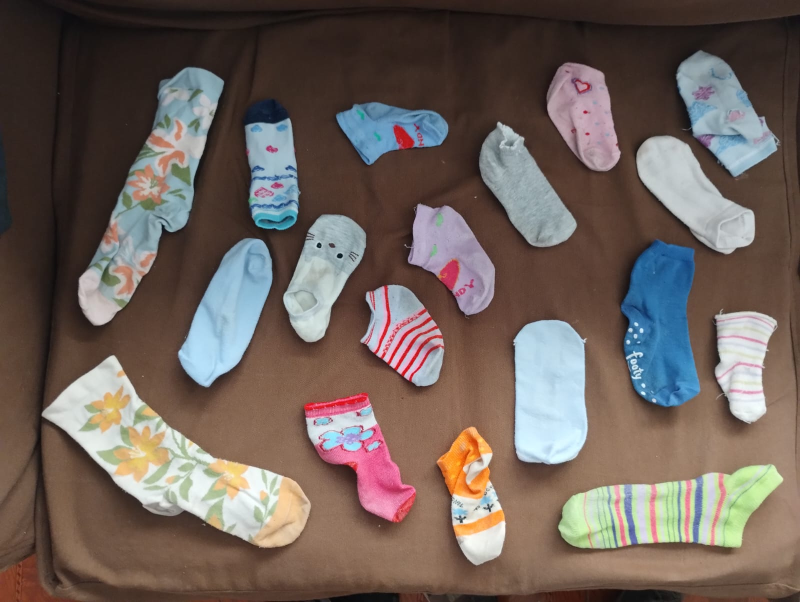
#> input picture initial_annotation/images/943b28cf-socks1.jpeg, 1600 x 1204 px, given in place of bg1.jpg, which was not available (shown at 1/2 size)
$ jupyter execute --allow-errors dataset_augmentation.ipynb   (text cells are left out)
#> lines starting #> are read from the running program, lines starting #| are printed output that depends on the picture; after the words box and inside, x2 and y2 are one past the last pixel; in counts of white or black regions, pixels touching at a corner belong together; pictures that were not available may be replaced by others from this repository, and a replacement may not be noted
[cell 1]
import zipfile
import os

# Path to the zip file and the extraction directory
zip_file_path = 'initial_annotation.zip'
extract_dir = 'initial_annotation'

# Extract the zip file
#> (the rest of this cell did not finish here and is left out)

[cell 2]
import json

# Path to the annotations file
annotations_file = os.path.join(extract_dir, 'result.json')

# Load the annotations
with open(annotations_file, 'r') as f:
#> (reads initial_annotation/result.json from the repository)
#> in crop_and_paste, background_image is the input picture: PIL image 1600x1204 RGB; mean R, G, B 111, 97.6, 91.1
    coco_annotations = json.load(f)

print("Annotations loaded!")

[cell 3]
import os
import json
import numpy as np
from PIL import Image, ImageDraw
import matplotlib.pyplot as plt
from typing import Union


def create_mask(segmentation, width, height):
#> called with width = 1600, height = 1204
    mask = Image.new('L', (width, height), 0)
#> mask: PIL image 1600x1204 L; every value is 0
    for polygon in segmentation:
        ImageDraw.Draw(mask).polygon(polygon, outline=1, fill=1)
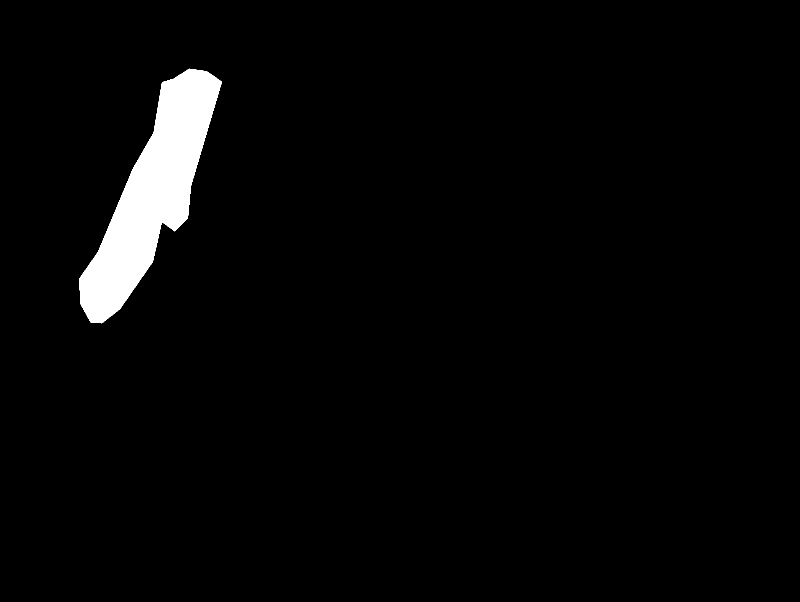
#> mask: PIL image 1600x1204 L (shown at 1/2 size); values 0 (black) and 1 (white), 3% white; 1 white region, box (x1, y1, x2, y2) and area: (159, 137, 444, 647) 57339
    return mask

def crop_and_paste(coco_annotations, image_dir, background_image_path, output_dir, scale: float = 0.1,
                   loc: tuple[float, float] = (0., 0.), output_size: tuple[int, int] = (300, 300),
                   offset_callback: callable = lambda: (100, 100),
                   aug_idx: int = 0):
    # Ensure the output directory exists
    os.makedirs(output_dir, exist_ok=True)

    # Load the background image
    background_image = Image.open(background_image_path)

    # Loop over each annotation
    for i_ann, annotation in enumerate(coco_annotations['annotations']):
        # Load the image
        image_info = next(image for image in coco_annotations['images'] if image['id'] == annotation['image_id'])
        image_path = os.path.join(image_dir, image_info['file_name'])
        image = Image.open(image_path)
        # plt.figure()
        # plt.imshow(np.array(image))
        # plt.show()

        # Create a mask from the segmentation data
        segmentation = annotation['segmentation']
        width, height = image_info['width'], image_info['height']
        mask = create_mask(segmentation, width, height)
        # plt.figure()
        # plt.imshow(np.array(mask))
        # plt.show()

        # Apply the mask to the image to get the cropped object
        image_array = np.array(image)
        mask_array = np.array(mask)
        cropped_image_array = np.zeros_like(image_array)
        for i in range(3):  # For each color channel
            cropped_image_array[:, :, i] = image_array[:, :, i] * mask_array
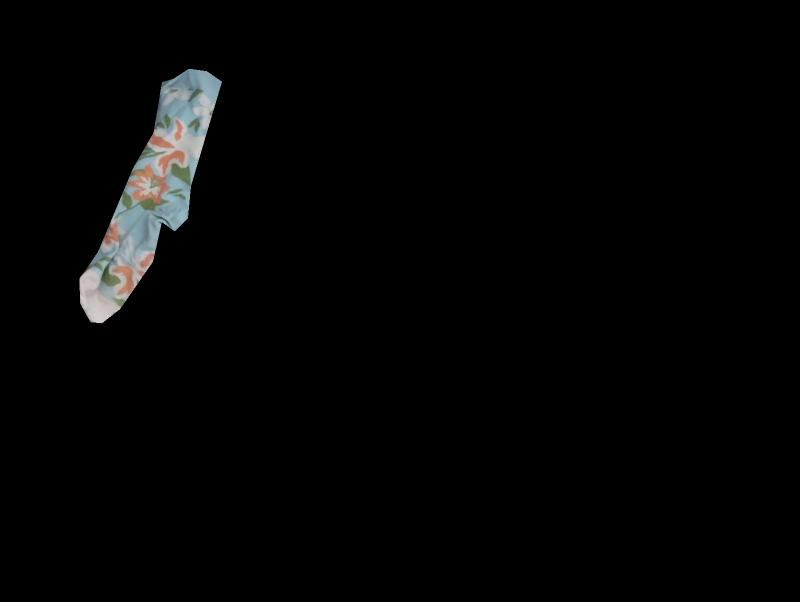
#> cropped_image_array: shape (1204, 1600, 3) (shown at 1/2 size); mean R, G, B 4.5, 4.6, 4.5
        cropped_image = Image.fromarray(cropped_image_array)
        # plt.figure()
        # plt.imshow(np.array(cropped_image))
        # plt.show()

        # Restric the cropped image to the boundingbox
        bbox = [int(_) for _ in annotation['bbox']]
        bbox_cropped_image = Image.fromarray(np.array(cropped_image)[bbox[1]:bbox[1]+bbox[3], bbox[0]:bbox[0]+bbox[2]])
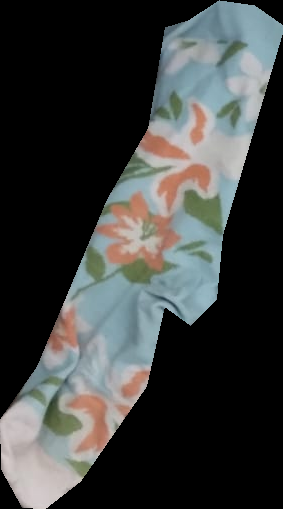
#> bbox_cropped_image: PIL image 283x509 RGB; mean R, G, B 59.7, 61.8, 60.8
        bbox_mask = Image.fromarray(np.array(mask)[bbox[1]:bbox[1]+bbox[3], bbox[0]:bbox[0]+bbox[2]]*255)
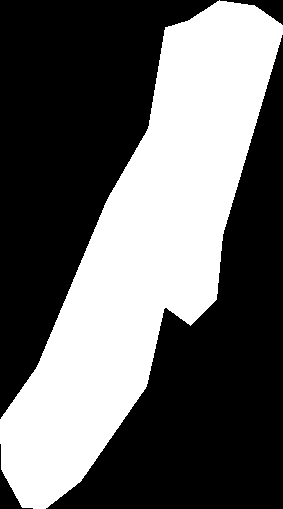
#> bbox_mask: PIL image 283x509 L; 39.8% white; 1 white region, box (x1, y1, x2, y2) and area: (0, 0, 283, 509) 57329
        # [8 lines of commented-out code are left out]
        width = int(scale*background_image.width)
#> width = 160
        height = int(bbox_cropped_image.height * (width/bbox_cropped_image.width))
#> height = 287
        bbox_cropped_image = bbox_cropped_image.resize((width, height))
#> bbox_cropped_image: PIL image 160x287 RGB
        bbox_mask = bbox_mask.resize((width, height))
#> bbox_mask: PIL image 160x287 L

        # Paste the cropped image onto the background image
        background_copy = background_image.copy()
        loc_in_bg = (int(loc[0]*background_copy.width), int(loc[1]*background_copy.height))
#> loc_in_bg = (160, 120)
        background_copy.paste(bbox_cropped_image, loc_in_bg, bbox_mask)
        offset = offset_callback()
        pasted = background_copy.crop((loc_in_bg[0]-offset[0], loc_in_bg[1]-offset[1],
                                       loc_in_bg[0]-offset[0]+output_size[1], loc_in_bg[1]-offset[1]+output_size[1]))
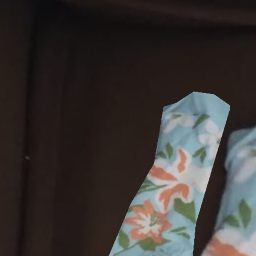
#> pasted: PIL image 256x256 RGB; mean R, G, B 58.3, 54, 51.9
        # plt.figure()
        # plt.imshow(np.array(pasted))
        # plt.show()

        # Generate mask
        mask_copy = Image.fromarray(0*np.array(background_image.copy()))
#> mask_copy: PIL image 1600x1204 RGB; every value is 0
        mask_copy.paste(bbox_mask, loc_in_bg, bbox_mask)
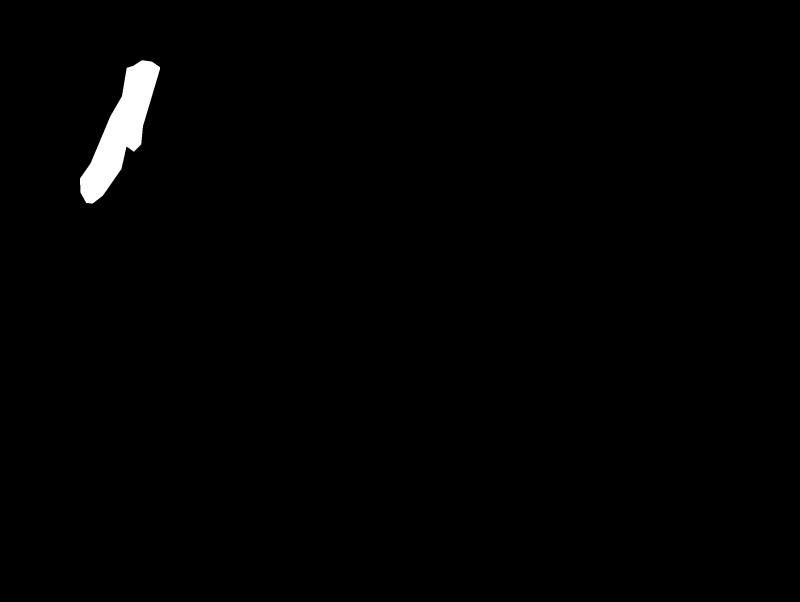
#> mask_copy: PIL image 1600x1204 RGB (shown at 1/2 size); min 0, max 255, mean 2.4
        mask_pasted = mask_copy.crop((loc_in_bg[0]-offset[0], loc_in_bg[1]-offset[1],
                                       loc_in_bg[0]-offset[0]+output_size[1], loc_in_bg[1]-offset[1]+output_size[1]))
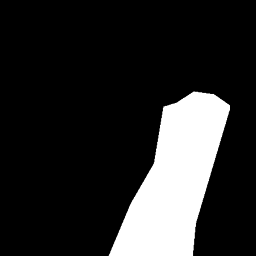
#> mask_pasted: PIL image 256x256 RGB; min 0, max 255, mean 42.2
        # plt.figure()
        # plt.imshow(np.array(mask_pasted))
        # plt.show()

        # Save the resulting image
        name = os.path.split(image_info['file_name'])[-1]
        output_path = os.path.join(output_dir, f"pasted_{aug_idx}_{i_ann}_{name}")
        pasted.save(output_path)

        # Save mask
        name = os.path.split(image_info['file_name'])[-1]
        output_path = os.path.join(output_dir, f"mask_{aug_idx}_{i_ann}_{name}")
        mask_pasted.save(output_path)
